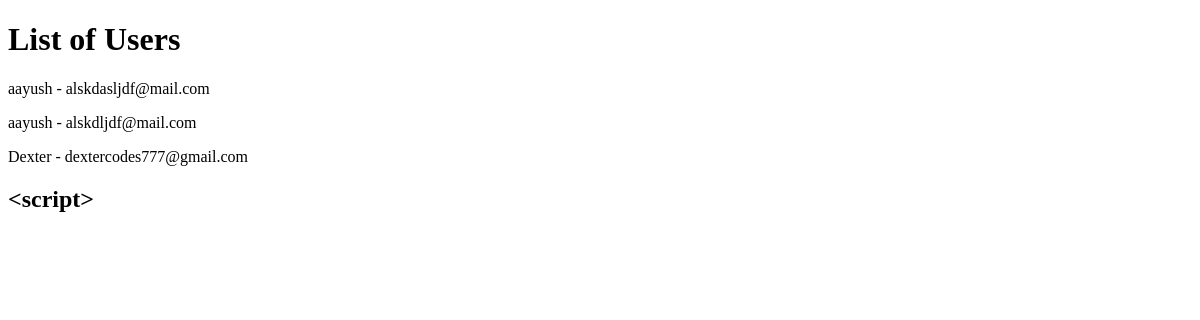
Page /registration/ on the earlier database version.
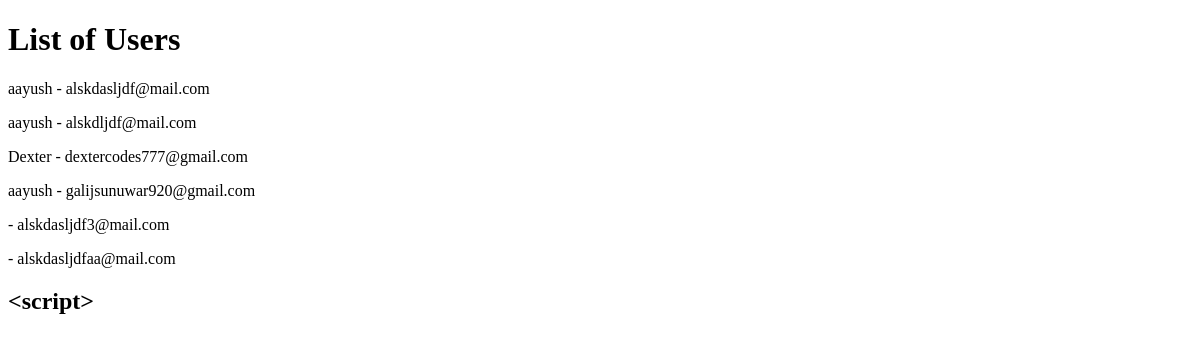
Same page on the later database version.
### registration/models.py (models this page shows, shortened)
class Registration(models.Model):
    name = models.CharField(max_length=100)
    email = models.CharField(unique=True)
    password = models.CharField(max_length=128)

### registration/views.py (the view)
# urls.py: path('', views.list_user, name='list'),
def list_user(request):
    users = Registration.objects.all()
    user_input = "<script>alert(`XSS Attack! ${document.cookie}`);</script>"
    return render(request, 'registration/index.html',
                  {'users': users,
                    "user_input": user_input })

### registration/templates/registration/index.html (shortened to what this page needs)
<!DOCTYPE html>
<html lang="en">
<head>
</head>
<body>
    <h1>List of Users</h1>
    {% for user in users %}
        <p>{{ user.name|safe }} - {{ user.email|safe }}</p>
    {% endfor %}
    <h2>
        &lt;script&gt;
    </h2>
</body>
</html>

Differences in the rows shown:
added Registration: name "aayush", email "galijsunuwar920@gmail.com"
added Registration: email "alskdasljdf3@mail.com"
added Registration: email "alskdasljdfaa@mail.com"
